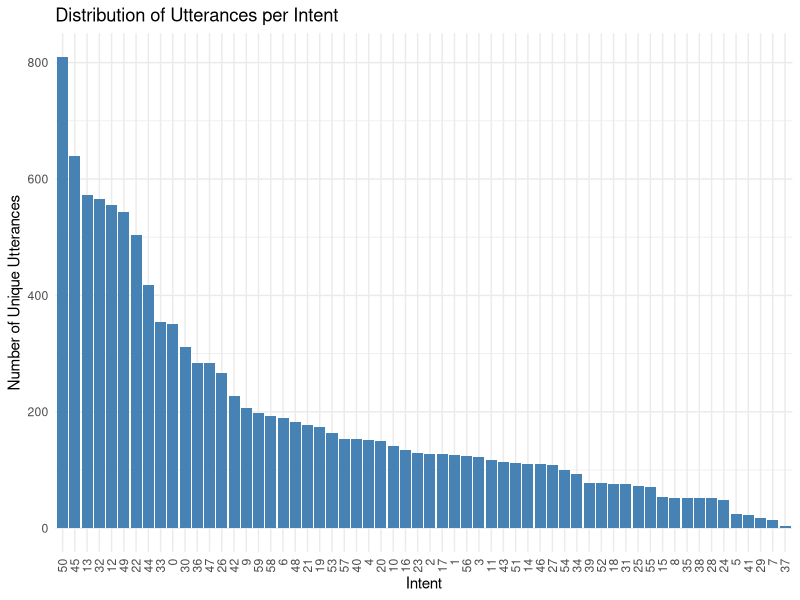
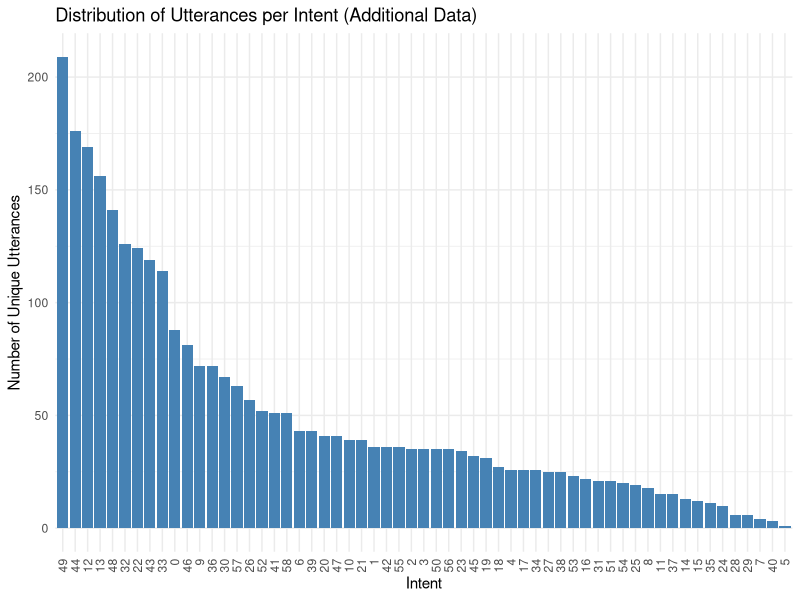

These charts were generated, in order, by the following R code:
## ---- chunk 1
library(ggplot2)

# Data for distribution of utterances per intent
data <- data.frame(
  intent = c(50, 45, 13, 32, 12, 49, 22, 44, 33, 0, 30, 36, 47, 26, 42, 9, 59, 58, 6, 48, 
             21, 19, 53, 57, 40, 4, 20, 10, 16, 23, 2, 17, 1, 56, 3, 11, 43, 51, 14, 46, 
             27, 54, 34, 52, 39, 31, 18, 25, 55, 15, 38, 8, 35, 28, 24, 5, 41, 29, 7, 37),
  unique_utt = c(810, 639, 573, 566, 555, 544, 503, 418, 354, 350, 312, 283, 283, 267, 227, 207, 
                 198, 193, 190, 182, 177, 173, 164, 154, 153, 152, 150, 142, 135, 130, 127, 127, 
                 125, 124, 122, 117, 113, 112, 110, 110, 108, 100, 93, 78, 78, 76, 76, 72, 70, 54, 
                 52, 52, 52, 51, 48, 25, 22, 18, 14, 4),
  percentage = c(7.034914, 5.549766, 4.976550, 4.915755, 4.820219, 4.724683, 4.368595, 3.630363, 
                 3.074518, 3.039778, 2.709745, 2.457877, 2.457877, 2.318916, 1.971513, 1.797811, 
                 1.719646, 1.676220, 1.650165, 1.580684, 1.537259, 1.502519, 1.424353, 1.337502, 
                 1.328817, 1.320132, 1.302762, 1.233281, 1.172486, 1.129060, 1.103005, 1.103005, 
                 1.085635, 1.076950, 1.059580, 1.016154, 0.981414, 0.972729, 0.955359, 0.955359, 
                 0.937989, 0.868508, 0.807712, 0.677436, 0.677436, 0.660066, 0.660066, 0.625326, 
                 0.607956, 0.468994, 0.451624, 0.451624, 0.451624, 0.442939, 0.416884, 0.217127, 
                 0.191072, 0.156331, 0.121591, 0.034740)
)

# Create the plot
plot <- ggplot(data, aes(x = reorder(as.factor(intent), -unique_utt), y = unique_utt)) +
  geom_bar(stat = "identity", fill = "steelblue") +
  labs(title = "Distribution of Utterances per Intent",
       x = "Intent",
       y = "Number of Unique Utterances") +
  theme_minimal() +
  theme(axis.text.x = element_text(angle = 90, vjust = 0.5, hjust=1))

# Print the plot
#print(plot)

# Save the plot with specific dimensions
ggsave("utterance_distribution.png", plot, width = 7, height = 3)
## ---- chunk 2
library(ggplot2)

# New data for distribution of utterances per intent
data2 <- data.frame(
  intent = c(50, 45, 13, 32, 12, 49, 22, 44, 33, 0, 30, 47, 36, 26, 42, 9, 58, 6, 48, 21,
             19, 53, 57, 40, 4, 20, 10, 16, 23, 17, 2, 1, 56, 3, 11, 43, 51, 14, 46, 27,
             54, 34, 52, 39, 31, 18, 25, 55, 15, 38, 8, 35, 28, 24, 5, 41, 29, 7, 37),
  unique_utt = c(35, 32, 156, 126, 169, 209, 124, 176, 114, 88, 67, 41, 72, 57, 36, 72,
                 51, 43, 141, 39, 31, 23, 63, 3, 26, 41, 39, 22, 34, 26, 35, 36, 35, 35,
                 15, 119, 21, 13, 81, 25, 20, 26, 52, 43, 21, 27, 19, 36, 12, 25, 18, 11,
                 6, 10, 1, 51, 6, 4, 15),
  percentage = c(7.034914, 5.549766, 4.976550, 4.915755, 4.820219, 4.724683, 4.368595, 3.630363,
                 3.074518, 3.039778, 2.709745, 2.457877, 2.457877, 2.318916, 1.971513, 1.797811,
                 1.676220, 1.650165, 1.580684, 1.537259, 1.502519, 1.424353, 1.337502, 1.328817,
                 1.320132, 1.302762, 1.233281, 1.172486, 1.129060, 1.103005, 1.103005, 1.085635,
                 1.076950, 1.059580, 1.016154, 0.981414, 0.972729, 0.955359, 0.955359, 0.937989,
                 0.868508, 0.807712, 0.677436, 0.677436, 0.660066, 0.660066, 0.625326, 0.607956,
                 0.468994, 0.451624, 0.451624, 0.451624, 0.442939, 0.416884, 0.217127, 0.191072,
                 0.156331, 0.121591, 0.034740)
)

# Create the plot
plot2 <- ggplot(data2, aes(x = reorder(as.factor(intent), -unique_utt), y = unique_utt)) +
  geom_bar(stat = "identity", fill = "steelblue") +
  labs(title = "Distribution of Utterances per Intent (Additional Data)",
       x = "Intent",
       y = "Number of Unique Utterances") +
  theme_minimal() +
  theme(axis.text.x = element_text(angle = 90, vjust = 0.5, hjust=1))

# Print the plot
#print(plot2)

# Save the plot with specific dimensions
ggsave("test_utterance_distribution.png", plot2, width = 7, height =3)
## ---- chunk 3
library(knitr)
library(kableExtra)

# Data for model results
model_results <- data.frame(
  Model = c("BERT w pooler output", "BERT w/ averaged output", "BERT and CNN"),
  Runtime = c("25m", "24.76m", "47.35m"),
  Loss = c(1.6619, 1.0586, 1.2624),
  Accuracy = c(0.5906, 0.7440, 0.6950),
  `Validation Loss` = c(3.6678, 3.4003, 3.2038),
  `Validation Accuracy` = c(0.4469, 0.4839, 0.4785)
)

# Create the table
kable(model_results, caption = "Model Results") %>%
  kable_styling(latex_options = c("striped", "hold_position"))
## ---- chunk 4
library(knitr)
library(kableExtra)

# Data for model results
model_results_2 <- data.frame(
  Model = c("BERT w pooler output", "BERT w/ averaged output", "BERT and CNN"),
  Epochs = c(2, 3, 2),
  Runtime = c("19.41m", "73.44m", "4.25h"),
  Loss = c(0.5706, 0.3624, 0.8156),
  Accuracy = c(0.8688, 0.9114, 0.8016),
  `Validation Loss` = c(3.4729, 4.7088, 0.7981),
  `Validation Accuracy` = c(0.4778, 0.4667, 0.7946)
)

# Create the table
kable(model_results_2, caption = "Model Results: 2nd Round") %>%
  kable_styling(latex_options = c("striped", "hold_position"))
